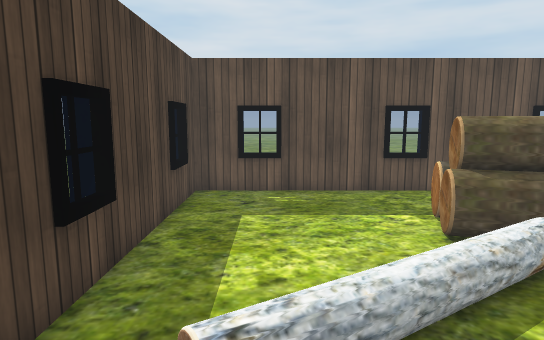
view 1 (above)

17 first-person views from a walk through a 3-D level made in the Unity game engine. The camera is 1.4 m above the floor, tilts 8° down and sees 75° across. The floor is counted in squares, 0.5 m on a side. Each view is taken from the middle of a square. On the plan, view 1 faces up. The plan holds only what a view shows up to about 20 squares ahead; the rest is blank. The place goes on beyond the plan. The player character is not drawn. Some animated figures are left out. Some surface patterns are stand-ins.

view 2
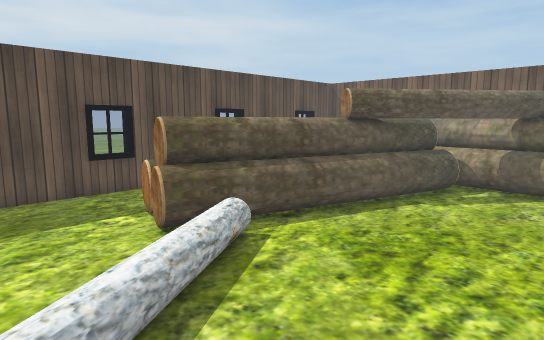

view 3
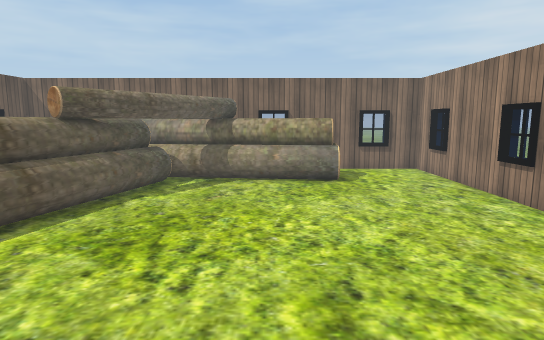

view 4
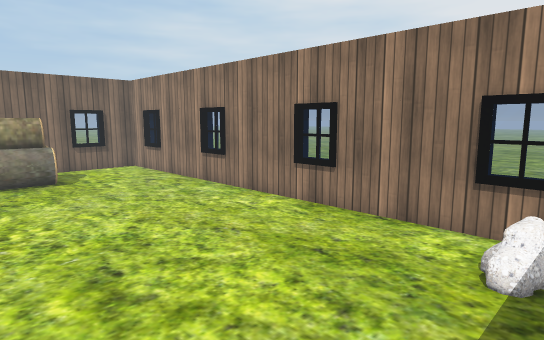

view 5
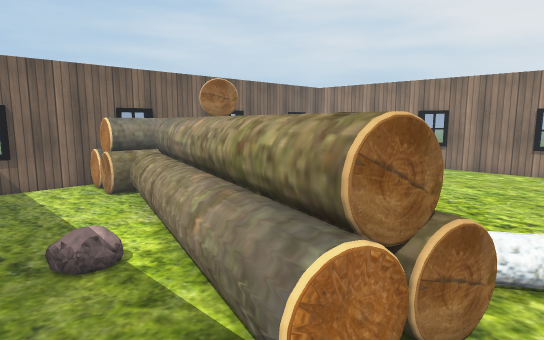

view 6
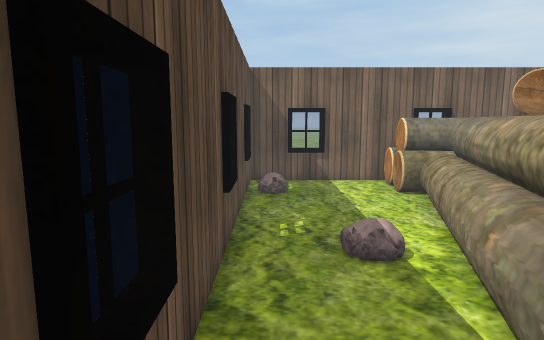

view 7
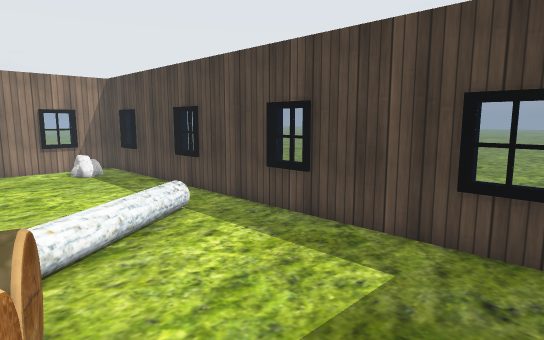

view 8
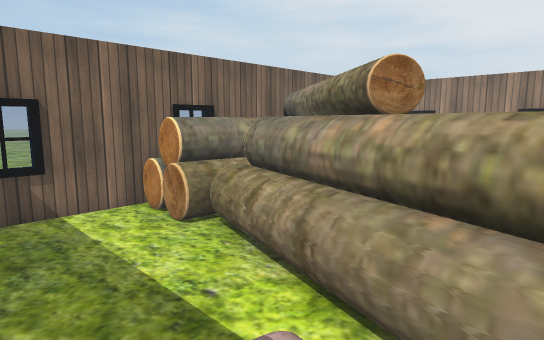

view 9
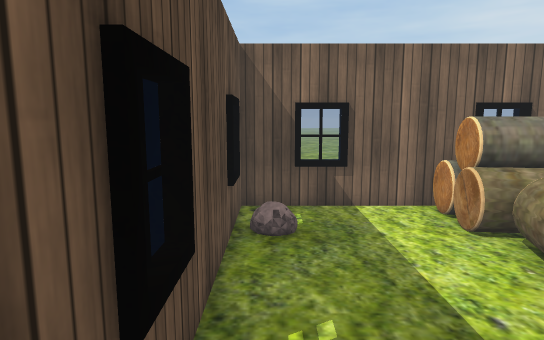

view 10
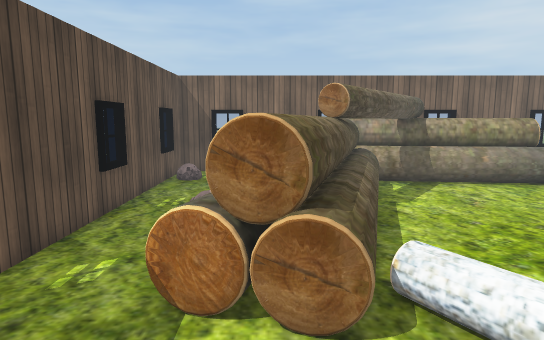

view 11
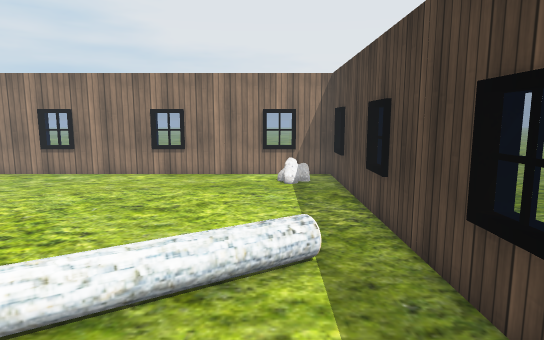

view 12
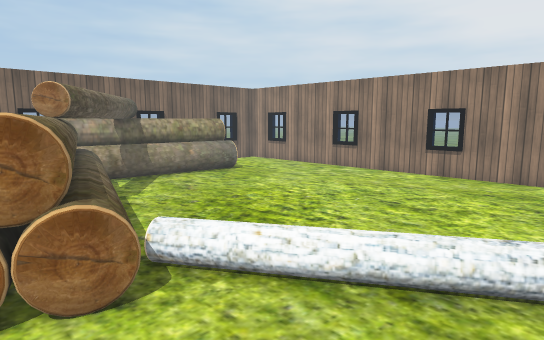

view 13
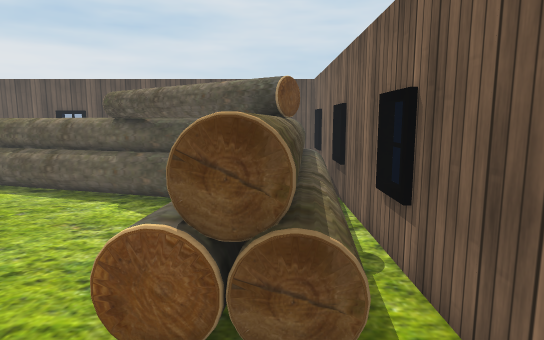

view 14
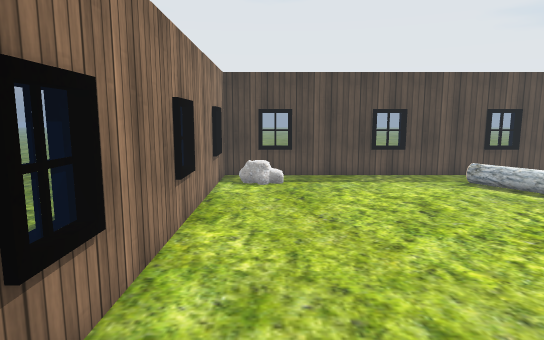

view 15
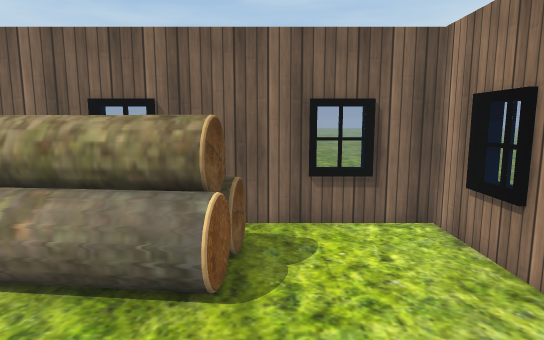

view 16
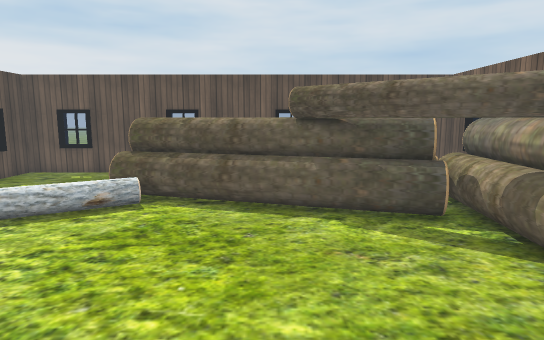

view 17
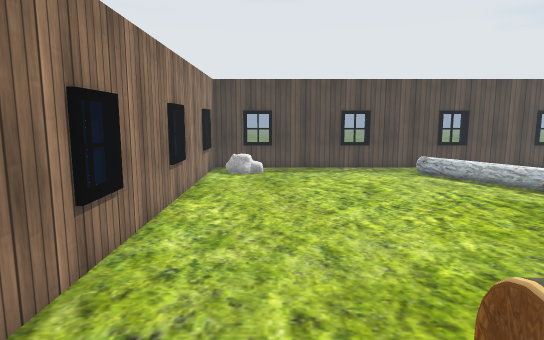

### Floor plan
Key: @ floor where view 1 was taken; # wall or solid block; . floor; = window, fence, low wall or low ledge; O other object.
Columns run from 3 left of view 1 to 20 right of it. Each row starts with its distance up from view 1.
 14 ##==####=###############
 13 #...................  ##
 12 =.....................#
 11 =.......OO...O........#
 10 #.......OOOOO.........##
  9 #......OOOOOOOOO......##
  8 #......OOOOOOOOOOOOOOOO#
  7 #.......OOOOOOOOOOOOOOO#
  6 =......OO...OOOOOOOOOOO#
  5 #....OO........OOOOOOOO#
  4 #...O............OOOOOO#
  3 #..O..............OOOOO#
  2 #.................OOOOO#
  1 #.................OOOO##
  0 =..@..............OOOO##
 -1 #.................OOOO#
 -2 #.................OOOO#
 -3 #.................OOOO#
 -4 #.....................##
 -5 #.....................##
 -6 =.O...................=#
 -7 #.O...................##
 -8 ###=####=#####=#####=###
 -9 ########### ##### ####

Where each view was taken, in squares from view 1:
view 1: 0 up, 0 right, facing up
view 2: 0 up, 0 right, facing up-right
view 3: 0 up, 1 left, facing right
view 4: 1 up, 2 left, facing down-right
view 5: 13 up, 3 right, facing down-right
view 6: 13 up, 3 right, facing right
view 7: 13 up, 5 right, facing down-left
view 8: 13 up, 8 right, facing down-right
view 9: 13 up, 8 right, facing right
view 10: 9 up, 0 right, facing right
view 11: 10 up, 0 right, facing down
view 12: 10 up, 1 left, facing down-right
view 13: 7 down, 17 right, facing up
view 14: 6 down, 15 right, facing left
view 15: 4 down, 10 right, facing right
view 16: 5 down, 10 right, facing up
view 17: 5 down, 18 right, facing left
